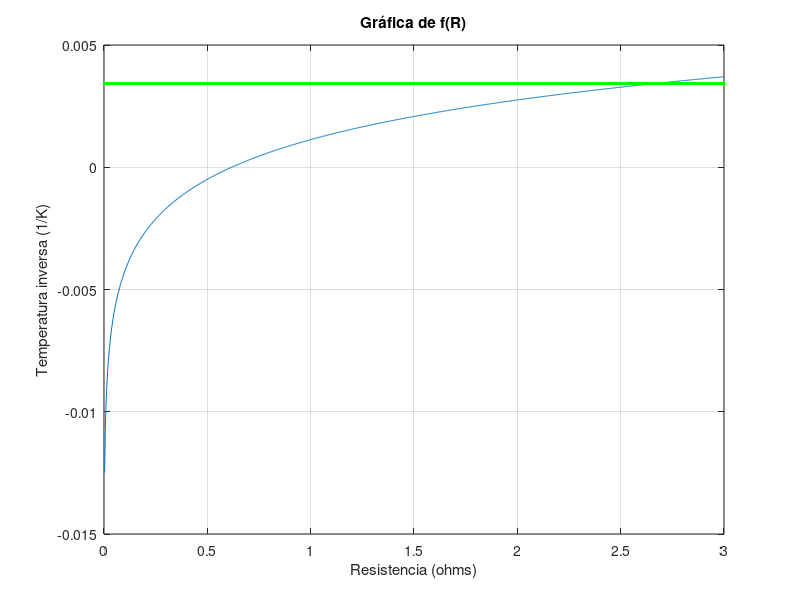

The MATLAB script that drew this image:
%% Gráfica de f(R)

R = linspace(0,3, 1001);
f_R = 1.129241e-3 + 2.341033e-3*log(R) + 8.775468e-8*(log(R)).^3;
T_inv = 1/292.1

figure(1)
plot(R,f_R)
grid on

hold on
plot(R,T_inv, 'g.')
hold off

title('Gráfica de f(R)')
xlabel('Resistencia (ohms)')
ylabel('Temperatura inversa (1/K)')

